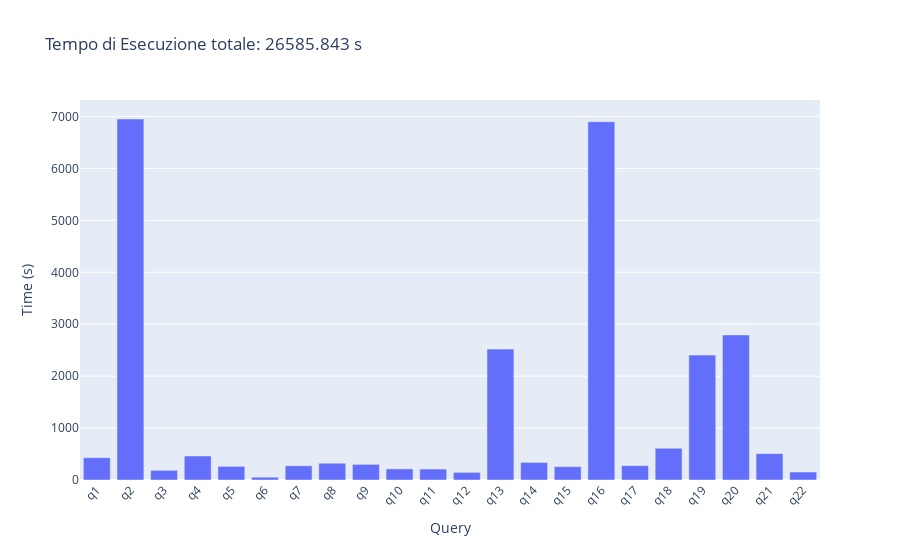

The code cell stored with this chart in its notebook:
### Code cell
fig = go.Figure()
fig.add_trace(go.Bar(x=mean_time.index, y=mean_time["mean"], name='Execution Time'))
fig.update_layout(barmode='group', xaxis_tickangle=-45, title='Tempo di Esecuzione totale: ' + str(total_time) + " s", xaxis_title='Query', yaxis_title='Time (s)')
fig.show()

### Figure 1 — Plotly figure (JSON) as saved in the notebook; plotly's stock layout.template omitted (floating-point values rounded to 4 significant figures)
{"data": [{"name": "Execution Time", "type": "bar", "x": ["q1", "q2", "q3", "q4", "q5", "q6", "q7", "q8", "q9", "q10", "q11", "q12", "q13", "q14", "q15", "q16", "q17", "q18", "q19", "q20", "q21", "q22"], "y": [429.6, 6953, 186.8, 462.7, 263.2, 53.66, 274.2, 322.6, 301.5, 214.0, 210.9, 147.0, 2521.0, 338.5, 257.2, 6901.0, 276.6, 611.6, 2406.0, 2794.0, 507.8, 153.7]}], "layout": {"barmode": "group", "title": {"text": "Tempo di Esecuzione totale: 26585.843 s"}, "xaxis": {"tickangle": -45, "title": {"text": "Query"}}, "yaxis": {"title": {"text": "Time (s)"}}}}
